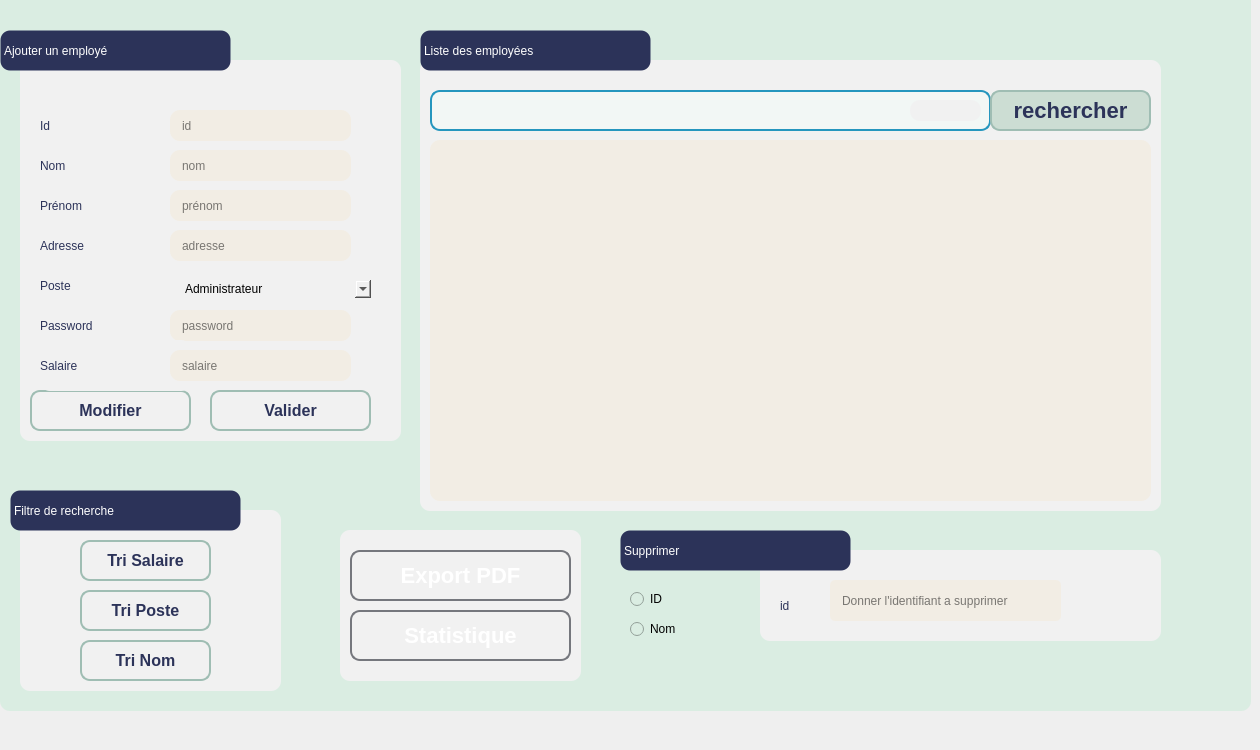
      <widget class="QWidget" name="emp">
       <attribute name="title">
        <string>Gestion Employees</string>
       </attribute>
       <widget class="QGroupBox" name="groupBox_2">
        <property name="geometry">
         <rect>
          <x>0</x>
          <y>-30</y>
          <width>1251</width>
          <height>741</height>
         </rect>
        </property>
        <property name="styleSheet">
         <string notr="true">background-color: rgb(218, 237, 226);
border-radius: 10px;
border: 5px ;
</string>
        </property>
        <property name="title">
         <string/>
        </property>
        <widget class="Line" name="line_filtreRechercheMobilite">
         <property name="geometry">
          <rect>
           <x>40</x>
           <y>400</y>
           <width>401</width>
           <height>20</height>
          </rect>
         </property>
         <property name="styleSheet">
          <string notr="true">background-color: rgb(218, 237, 226);</string>
         </property>
         <property name="orientation">
          <enum>Qt::Horizontal</enum>
         </property>
        </widget>
        <widget class="QGroupBox" name="groupBox_11">
         <property name="geometry">
          <rect>
           <x>20</x>
           <y>90</y>
           <width>381</width>
           <height>381</height>
          </rect>
         </property>
         <property name="styleSheet">
          <string notr="true">background-color: rgb(241, 241, 241);
border-radius: 10px black;
	border-radius: 10px  ;

</string>
         </property>
         <property name="title">
          <string/>
         </property>
         <widget class="QLabel" name="Empl_label_ID">
          <property name="geometry">
           <rect>
            <x>20</x>
            <y>50</y>
            <width>151</width>
            <height>31</height>
           </rect>
          </property>
          <property name="styleSheet">
           <string notr="true">
font:  75 16pt &quot;Times New Roman&quot;;
color: rgb(44, 51, 89);</string>
          </property>
          <property name="text">
           <string>Id</string>
          </property>
         </widget>
         <widget class="QLabel" name="Empl_labe_Nom">
          <property name="geometry">
           <rect>
            <x>20</x>
            <y>90</y>
            <width>161</width>
            <height>31</height>
           </rect>
          </property>
          <property name="styleSheet">
           <string notr="true">
font:  75 16pt &quot;Times New Roman&quot;;
color: rgb(44, 51, 89);</string>
          </property>
          <property name="text">
           <string>Nom</string>
          </property>
         </widget>
         <widget class="QLabel" name="Empl_label_Prenom">
          <property name="geometry">
           <rect>
            <x>20</x>
            <y>120</y>
            <width>161</width>
            <height>51</height>
           </rect>
          </property>
          <property name="styleSheet">
           <string notr="true">
font:  75 16pt &quot;Times New Roman&quot;;
color: rgb(44, 51, 89);</string>
          </property>
          <property name="text">
           <string>Prénom</string>
          </property>
         </widget>
         <widget class="QLabel" name="Empl_label_Adresse">
          <property name="geometry">
           <rect>
            <x>20</x>
            <y>160</y>
            <width>161</width>
            <height>51</height>
           </rect>
          </property>
          <property name="styleSheet">
           <string notr="true">
font:  75 16pt &quot;Times New Roman&quot;;
color: rgb(44, 51, 89);</string>
          </property>
          <property name="text">
           <string>Adresse</string>
          </property>
         </widget>
         <widget class="QLabel" name="Empl_label_Poste">
          <property name="geometry">
           <rect>
            <x>20</x>
            <y>200</y>
            <width>151</width>
            <height>51</height>
           </rect>
          </property>
          <property name="styleSheet">
           <string notr="true">
font:  75 16pt &quot;Times New Roman&quot;;
color: rgb(44, 51, 89);</string>
          </property>
          <property name="text">
           <string>Poste</string>
          </property>
         </widget>
         <widget class="QLineEdit" name="Empl_line_ID">
          <property name="geometry">
           <rect>
            <x>150</x>
            <y>50</y>
            <width>181</width>
            <height>31</height>
           </rect>
          </property>
          <property name="styleSheet">
           <string notr="true">QLineEdit{
	background-color: rgb(242, 237, 228);
    box-shadow: 2px 0.5px 5px 1px inset black;
    border-radius: 10px  ;
    width: 70%;
    padding-right: 10px;
    padding-left: 10px;
    text-align: left;
    color: #000;
    font-size:inherit;
    font-family: Arial, Helvetica, sans-serif;  
    font-weight:normal;
    font-variant:normal;
	border-color: rgb(146, 150, 149);
}
QLineEdit::hover{  color: black ;
background-color:orange;}
QLineEdit::focus{  color: black ;
background-color:white;}</string>
          </property>
          <property name="placeholderText">
           <string>id</string>
          </property>
         </widget>
         <widget class="QLineEdit" name="Empl_line_Nom">
          <property name="geometry">
           <rect>
            <x>150</x>
            <y>90</y>
            <width>181</width>
            <height>31</height>
           </rect>
          </property>
          <property name="styleSheet">
           <string notr="true">QLineEdit{
	background-color: rgb(242, 237, 228);
    box-shadow: 2px 0.5px 5px 1px inset black;
    border-radius: 10px;
    width: 70%;
    padding-right: 10px;
    padding-left: 10px;
    text-align: left;
    color: #000;
    font-size:inherit;
    font-family: Arial, Helvetica, sans-serif;  
    font-weight:normal;
    font-variant:normal;
}
QLineEdit::hover{  color: black ;
background-color:orange;}
QLineEdit::focus{  color: black ;
background-color:white;}</string>
          </property>
          <property name="placeholderText">
           <string>nom</string>
          </property>
         </widget>
         <widget class="QLineEdit" name="Empl_line_Prenom">
          <property name="geometry">
           <rect>
            <x>150</x>
            <y>130</y>
            <width>181</width>
            <height>31</height>
           </rect>
          </property>
          <property name="styleSheet">
           <string notr="true">QLineEdit{
	background-color: rgb(242, 237, 228);
    box-shadow: 2px 0.5px 5px 1px inset black;
    border-radius: 10px;
    width: 70%;
    padding-right: 10px;
    padding-left: 10px;
    text-align: left;
    color: #000;
    font-size:inherit;
    font-family: Arial, Helvetica, sans-serif;  
    font-weight:normal;
    font-variant:normal;
}
QLineEdit::hover{  color: black ;
background-color:orange;}
QLineEdit::focus{  color: black ;
background-color:white;}</string>
          </property>
          <property name="placeholderText">
           <string>prénom</string>
          </property>
         </widget>
         <widget class="QLineEdit" name="Empl_line_Adresse">
          <property name="geometry">
           <rect>
            <x>150</x>
            <y>170</y>
            <width>181</width>
            <height>31</height>
           </rect>
          </property>
          <property name="styleSheet">
           <string notr="true">QLineEdit{
	background-color: rgb(242, 237, 228);
    box-shadow: 2px 0.5px 5px 1px inset black;
    border-radius: 10px;
    width: 70%;
    padding-right: 10px;
    padding-left: 10px;
    text-align: left;
    color: #000;
    font-size:inherit;
    font-family: Arial, Helvetica, sans-serif;  
    font-weight:normal;
    font-variant:normal;
}
QLineEdit::hover{  color: black ;
background-color:orange;}
QLineEdit::focus{  color: black ;
background-color:white;}</string>
          </property>
          <property name="placeholderText">
           <string>adresse</string>
          </property>
         </widget>
         <widget class="QPushButton" name="Empl_push_Modifier_2">
          <property name="geometry">
           <rect>
            <x>10</x>
            <y>330</y>
            <width>161</width>
            <height>41</height>
           </rect>
          </property>
          <property name="styleSheet">
           <string notr="true">/*-----QPushButton-----*/
QPushButton
{
	background-color: qlineargradient(spread:pad, x1:0, y1:0.511, x2:1, y2:0.511, stop:0 
#92bf91
,stop:0.995192 rgba(0,0,0,0));



	color: rgb(44, 51, 89);
	font-size: 16px;
	font-weight: bold;
	border: 2px solid #9fbdb3;
	border-radius:10px;
	padding: 5px;

}

QPushButton::hover
{
background-color: qlineargradient(spread:pad, x1:0, y1:0.511, x2:1, y2:0.511, stop:0 rgba(0, 180, 150, 220),stop:1 rgba(50, 220, 200, 220));

	color: #2C3359; 
}
QPushButton::pressed
{background-color: qlineargradient(stop:0 rgba(0, 207, 179, 255),stop:1 rgba(70, 255, 230, 255));

	color: #2C3359; 

}</string>
          </property>
          <property name="text">
           <string>Modifier</string>
          </property>
          <property name="icon">
           <iconset resource="images.qrc">
            <normaloff>:/edit-2.svg</normaloff>:/edit-2.svg</iconset>
          </property>
         </widget>
         <widget class="QPushButton" name="Empl_push_Ajouter">
          <property name="geometry">
           <rect>
            <x>190</x>
            <y>330</y>
            <width>161</width>
            <height>41</height>
           </rect>
          </property>
          <property name="styleSheet">
           <string notr="true">/*-----QPushButton-----*/
QPushButton
{
	background-color: qlineargradient(spread:pad, x1:0, y1:0.511, x2:1, y2:0.511, stop:0 
#92bf91
,stop:0.995192 rgba(0,0,0,0));



	color: rgb(44, 51, 89);
	font-size: 16px;
	font-weight: bold;
	border: 2px solid #9fbdb3;
	border-radius:10px;
	padding: 5px;

}

QPushButton::hover
{
background-color: qlineargradient(spread:pad, x1:0, y1:0.511, x2:1, y2:0.511, stop:0 rgba(0, 180, 150, 220),stop:1 rgba(50, 220, 200, 220));

	color: #2C3359; 
}
QPushButton::pressed
{background-color: qlineargradient(stop:0 rgba(0, 207, 179, 255),stop:1 rgba(70, 255, 230, 255));

	color: #2C3359; 

}</string>
          </property>
          <property name="text">
           <string>Valider</string>
          </property>
          <property name="icon">
           <iconset resource="images.qrc">
            <normaloff>:/plus.svg</normaloff>:/plus.svg</iconset>
          </property>
         </widget>
         <widget class="QLabel" name="label_40">
          <property name="geometry">
           <rect>
            <x>20</x>
            <y>240</y>
            <width>151</width>
            <height>51</height>
           </rect>
          </property>
          <property name="styleSheet">
           <string notr="true">
font:  75 16pt &quot;Times New Roman&quot;;
color: rgb(44, 51, 89);</string>
          </property>
          <property name="text">
           <string>Password</string>
          </property>
         </widget>
         <widget class="QLineEdit" name="Empl_line_MDP">
          <property name="geometry">
           <rect>
            <x>150</x>
            <y>250</y>
            <width>181</width>
            <height>31</height>
           </rect>
          </property>
          <property name="styleSheet">
           <string notr="true">QLineEdit{
	background-color: rgb(242, 237, 228);
    box-shadow: 2px 0.5px 5px 1px inset black;
    border-radius: 10px;
    width: 70%;
    padding-right: 10px;
    padding-left: 10px;
    text-align: left;
    color: #000;
    font-size:inherit;
    font-family: Arial, Helvetica, sans-serif;  
    font-weight:normal;
    font-variant:normal;
}
QLineEdit::hover{  color: black ;
background-color:orange;}
QLineEdit::focus{  color: black ;
background-color:white;}


</string>
          </property>
          <property name="placeholderText">
           <string>password</string>
          </property>
         </widget>
         <widget class="QComboBox" name="Empl_combo_Poste">
          <property name="geometry">
           <rect>
            <x>160</x>
            <y>220</y>
            <width>191</width>
            <height>18</height>
           </rect>
          </property>
          <property name="styleSheet">
           <string notr="true">QLineEdit{
	background-color: rgb(242, 237, 228);
    box-shadow: 2px 0.5px 5px 1px inset black;
    border-radius: 10px;
    width: 70%;
    padding-right: 10px;
    padding-left: 10px;
    text-align: left;
    color: #000;
    font-size:inherit;
    font-family: Arial, Helvetica, sans-serif;  
    font-weight:normal;
    font-variant:normal;
}
QLineEdit::hover{  color: black ;
background-color:orange;}
QLineEdit::focus{  color: black ;
background-color:white;}</string>
          </property>
          <item>
           <property name="text">
            <string>Administrateur</string>
           </property>
          </item>
          <item>
           <property name="text">
            <string>Employees</string>
           </property>
          </item>
          <item>
           <property name="text">
            <string>Vehicules</string>
           </property>
          </item>
          <item>
           <property name="text">
            <string>Visits</string>
           </property>
          </item>
          <item>
           <property name="text">
            <string>Reservations</string>
           </property>
          </item>
          <item>
           <property name="text">
            <string>Pistes</string>
           </property>
          </item>
          <item>
           <property name="text">
            <string>Equipements</string>
           </property>
          </item>
         </widget>
         <widget class="QLabel" name="Empl_label_Salaire">
          <property name="geometry">
           <rect>
            <x>20</x>
            <y>280</y>
            <width>151</width>
            <height>51</height>
           </rect>
          </property>
          <property name="styleSheet">
           <string notr="true">
font:  75 16pt &quot;Times New Roman&quot;;
color: rgb(44, 51, 89);</string>
          </property>
          <property name="text">
           <string>Salaire</string>
          </property>
         </widget>
         <widget class="QLineEdit" name="Empl_line_Salaire">
          <property name="geometry">
           <rect>
            <x>150</x>
            <y>290</y>
            <width>181</width>
            <height>31</height>
           </rect>
          </property>
          <property name="styleSheet">
           <string notr="true">QLineEdit{
	background-color: rgb(242, 237, 228);
    box-shadow: 2px 0.5px 5px 1px inset black;
    border-radius: 10px;
    width: 70%;
    padding-right: 10px;
    padding-left: 10px;
    text-align: left;
    color: #000;
    font-size:inherit;
    font-family: Arial, Helvetica, sans-serif;  
    font-weight:normal;
    font-variant:normal;
}
QLineEdit::hover{  color: black ;
background-color:orange;}
QLineEdit::focus{  color: black ;
background-color:white;}


</string>
          </property>
          <property name="placeholderText">
           <string>salaire</string>
          </property>
         </widget>
        </widget>
        <widget class="QLabel" name="label_46">
         <property name="geometry">
          <rect>
           <x>620</x>
           <y>560</y>
           <width>231</width>
           <height>41</height>
          </rect>
         </property>
         <property name="styleSheet">
          <string notr="true">QLabel{
    border: 1px solid transparent ;	
	color: rgb(255, 255, 255);
	font: 75 16pt &quot;Times New Roman&quot;;
	background-color: rgb(44, 51, 89);
	border-radius: 10px  ;
}</string>
         </property>
         <property name="text">
          <string>Supprimer</string>
         </property>
        </widget>
        <widget class="QGroupBox" name="groupBox">
         <property name="geometry">
          <rect>
           <x>420</x>
           <y>90</y>
           <width>741</width>
           <height>451</height>
          </rect>
         </property>
         <property name="styleSheet">
          <string notr="true">background-color: rgb(241, 241, 241);
border-radius: 10px black;
	border-radius: 10px  ;

</string>
         </property>
         <property name="title">
          <string/>
         </property>
         <widget class="QTableView" name="tableView">
          <property name="geometry">
           <rect>
            <x>10</x>
            <y>80</y>
            <width>721</width>
            <height>361</height>
           </rect>
          </property>
          <property name="styleSheet">
           <string notr="true">background-color: rgb(242, 237, 228);
</string>
          </property>
         </widget>
         <widget class="QLineEdit" name="Empl_line_Recherche">
          <property name="geometry">
           <rect>
            <x>10</x>
            <y>30</y>
            <width>561</width>
            <height>41</height>
           </rect>
          </property>
          <property name="styleSheet">
           <string notr="true">QLineEdit
{
background-color: rgb(242, 247, 245);
border-radius: 10px;
border: 2px solid #2596be


}
</string>
          </property>
         </widget>
         <widget class="QPushButton" name="pb_rechercher">
          <property name="geometry">
           <rect>
            <x>570</x>
            <y>30</y>
            <width>161</width>
            <height>41</height>
           </rect>
          </property>
          <property name="styleSheet">
           <string notr="true">QPushButton
{
	background-color: rgb(204, 221, 211);
	color: rgb(44, 51, 89);
	font-size: 22px;
	font-weight: bold;
	border: 2px solid #9fbdb3;
	border-radius:10px;
	padding: 5px;
}

</string>
          </property>
          <property name="text">
           <string>rechercher</string>
          </property>
         </widget>
         <widget class="QLabel" name="Empl_label_Recherche">
          <property name="geometry">
           <rect>
            <x>490</x>
            <y>40</y>
            <width>71</width>
            <height>21</height>
           </rect>
          </property>
          <property name="styleSheet">
           <string notr="true">font:  75 16pt &quot;Times New Roman&quot;;
image: url(:/search.svg);
color: rgb(44, 51, 89);</string>
          </property>
          <property name="text">
           <string/>
          </property>
         </widget>
        </widget>
        <widget class="QLabel" name="label_45">
         <property name="geometry">
          <rect>
           <x>0</x>
           <y>60</y>
           <width>231</width>
           <height>41</height>
          </rect>
         </property>
         <property name="styleSheet">
          <string notr="true">QLabel{
    border: 1px solid transparent ;	
	color: rgb(255, 255, 255);
	font: 75 16pt &quot;Times New Roman&quot;;
	background-color: rgb(44, 51, 89);
	border-radius: 10px  ;
}</string>
         </property>
         <property name="text">
          <string>Ajouter un employé</string>
         </property>
        </widget>
        <widget class="QLabel" name="label_47">
         <property name="geometry">
          <rect>
           <x>420</x>
           <y>60</y>
           <width>231</width>
           <height>41</height>
          </rect>
         </property>
         <property name="styleSheet">
          <string notr="true">QLabel{
    border: 1px solid transparent ;	
	color: rgb(255, 255, 255);
	font: 75 16pt &quot;Times New Roman&quot;;
	background-color: rgb(44, 51, 89);
	border-radius: 10px  ;
}</string>
         </property>
         <property name="text">
          <string>Liste des employées</string>
         </property>
        </widget>
        <widget class="QGroupBox" name="groupBox_3">
         <property name="geometry">
          <rect>
           <x>760</x>
           <y>580</y>
           <width>401</width>
           <height>91</height>
          </rect>
         </property>
         <property name="styleSheet">
          <string notr="true">background-color: rgb(241, 241, 241);
border-radius: 10px black;
	border-radius: 10px  ;

</string>
         </property>
         <property name="title">
          <string/>
         </property>
         <widget class="QLineEdit" name="id_supp">
          <property name="geometry">
           <rect>
            <x>70</x>
            <y>30</y>
            <width>231</width>
            <height>41</height>
           </rect>
          </property>
          <property name="styleSheet">
           <string notr="true">QLineEdit{
	background-color: rgb(242, 237, 228);
    box-shadow: 2px 0.5px 5px 1px inset black;
    border-radius: 5px;
    width: 70%;
    padding-right: 10px;
    padding-left: 10px;
    text-align: left;
    color: #000;
    font-size:inherit;
    font-family: Arial, Helvetica, sans-serif;  
    font-weight:normal;
    font-variant:normal;
}
QLineEdit::hover{  color: black ;
background-color:orange;}
QLineEdit::focus{  color: black ;
background-color:white;}</string>
          </property>
          <property name="placeholderText">
           <string>Donner l'identifiant a supprimer</string>
          </property>
         </widget>
         <widget class="QPushButton" name="Empl_push_Supprimer">
          <property name="geometry">
           <rect>
            <x>320</x>
            <y>30</y>
            <width>51</width>
            <height>41</height>
           </rect>
          </property>
          <property name="styleSheet">
           <string notr="true">image: url(:/trash-2.svg);</string>
          </property>
          <property name="text">
           <string/>
          </property>
         </widget>
         <widget class="QLabel" name="label_7">
          <property name="geometry">
           <rect>
            <x>20</x>
            <y>40</y>
            <width>31</width>
            <height>31</height>
           </rect>
          </property>
          <property name="styleSheet">
           <string notr="true">font:  75 16pt &quot;Times New Roman&quot;;
color: rgb(44, 51, 89);</string>
          </property>
          <property name="text">
           <string>id</string>
          </property>
         </widget>
        </widget>
        <widget class="QGroupBox" name="groupBox_4">
         <property name="geometry">
          <rect>
           <x>20</x>
           <y>540</y>
           <width>261</width>
           <height>181</height>
          </rect>
         </property>
         <property name="styleSheet">
          <string notr="true">background-color: rgb(241, 241, 241);
border-radius: 10px black;
	border-radius: 10px  ;

</string>
         </property>
         <property name="title">
          <string/>
         </property>
         <widget class="QPushButton" name="Empl_push_TriSalire">
          <property name="geometry">
           <rect>
            <x>60</x>
            <y>30</y>
            <width>131</width>
            <height>41</height>
           </rect>
          </property>
          <property name="styleSheet">
           <string notr="true">/*-----QPushButton-----*/
QPushButton
{
	background-color: qlineargradient(spread:pad, x1:0, y1:0.511, x2:1, y2:0.511, stop:0 
#92bf91
,stop:0.995192 rgba(0,0,0,0));



	color: rgb(44, 51, 89);
	font-size: 16px;
	font-weight: bold;
	border: 2px solid #9fbdb3;
	border-radius:10px;
	padding: 5px;

}

QPushButton::hover
{
background-color: qlineargradient(spread:pad, x1:0, y1:0.511, x2:1, y2:0.511, stop:0 rgba(0, 180, 150, 220),stop:1 rgba(50, 220, 200, 220));

	color: #2C3359; 
}
QPushButton::pressed
{background-color: qlineargradient(stop:0 rgba(0, 207, 179, 255),stop:1 rgba(70, 255, 230, 255));

	color: #2C3359; 

}</string>
          </property>
          <property name="text">
           <string>Tri Salaire</string>
          </property>
         </widget>
         <widget class="QPushButton" name="Empl_push_TriPoste">
          <property name="geometry">
           <rect>
            <x>60</x>
            <y>80</y>
            <width>131</width>
            <height>41</height>
           </rect>
          </property>
          <property name="styleSheet">
           <string notr="true">/*-----QPushButton-----*/
QPushButton
{
	background-color: qlineargradient(spread:pad, x1:0, y1:0.511, x2:1, y2:0.511, stop:0 
#92bf91
,stop:0.995192 rgba(0,0,0,0));



	color: rgb(44, 51, 89);
	font-size: 16px;
	font-weight: bold;
	border: 2px solid #9fbdb3;
	border-radius:10px;
	padding: 5px;

}

QPushButton::hover
{
background-color: qlineargradient(spread:pad, x1:0, y1:0.511, x2:1, y2:0.511, stop:0 rgba(0, 180, 150, 220),stop:1 rgba(50, 220, 200, 220));

	color: #2C3359; 
}
QPushButton::pressed
{background-color: qlineargradient(stop:0 rgba(0, 207, 179, 255),stop:1 rgba(70, 255, 230, 255));

	color: #2C3359; 

}</string>
          </property>
          <property name="text">
           <string>Tri Poste</string>
          </property>
         </widget>
         <widget class="QPushButton" name="Empl_push_TriNom">
          <property name="geometry">
           <rect>
            <x>60</x>
            <y>130</y>
            <width>131</width>
            <height>41</height>
           </rect>
          </property>
          <property name="styleSheet">
           <string notr="true">/*-----QPushButton-----*/
QPushButton
{
	background-color: qlineargradient(spread:pad, x1:0, y1:0.511, x2:1, y2:0.511, stop:0 
#92bf91
,stop:0.995192 rgba(0,0,0,0));



	color: rgb(44, 51, 89);
	font-size: 16px;
	font-weight: bold;
	border: 2px solid #9fbdb3;
	border-radius:10px;
	padding: 5px;

}

QPushButton::hover
{
background-color: qlineargradient(spread:pad, x1:0, y1:0.511, x2:1, y2:0.511, stop:0 rgba(0, 180, 150, 220),stop:1 rgba(50, 220, 200, 220));

	color: #2C3359; 
}
QPushButton::pressed
{background-color: qlineargradient(stop:0 rgba(0, 207, 179, 255),stop:1 rgba(70, 255, 230, 255));

	color: #2C3359; 

}</string>
          </property>
          <property name="text">
           <string>Tri Nom</string>
          </property>
         </widget>
        </widget>
        <widget class="QLabel" name="label_48">
         <property name="geometry">
          <rect>
           <x>10</x>
           <y>520</y>
           <width>231</width>
           <height>41</height>
          </rect>
         </property>
         <property name="styleSheet">
          <string notr="true">QLabel{
    border: 1px solid transparent ;	
	color: rgb(255, 255, 255);
	font: 75 16pt &quot;Times New Roman&quot;;
	background-color: rgb(44, 51, 89);
	border-radius: 10px  ;
}</string>
         </property>
         <property name="text">
          <string>Filtre de recherche</string>
         </property>
        </widget>
        <widget class="QGroupBox" name="groupBox_5">
         <property name="geometry">
          <rect>
           <x>340</x>
           <y>560</y>
           <width>241</width>
           <height>151</height>
          </rect>
         </property>
         <property name="styleSheet">
          <string notr="true">background-color: rgb(241, 241, 241);
border-radius: 10px black;
	border-radius: 10px  ;

</string>
         </property>
         <property name="title">
          <string/>
         </property>
         <widget class="QPushButton" name="Empl_push_ExportPDF">
          <property name="geometry">
           <rect>
            <x>10</x>
            <y>20</y>
            <width>221</width>
            <height>51</height>
           </rect>
          </property>
          <property name="styleSheet">
           <string notr="true">/*-----QPushButton-----*/
QPushButton
{
	background-color: qlineargradient(spread:pad, x1:0, y1:0.511, x2:1, y2:0.511, stop:0 
#75777d
,stop:0.995192 rgba(0,0,0,0));



	color: #ffffff;
	font-size: 22px;
	font-weight: bold;
	border: 2px solid #75777d;
	border-radius:10px;
	padding: 5px;

}

QPushButton::hover
{
background-color: #b5b5ba;

	color: #2C3359; 
}
QPushButton::pressed
{background-color: qlineargradient(stop:0 rgba(0, 207, 179, 255),stop:1 rgba(70, 255, 230, 255));

	color: #75777d; 

}</string>
          </property>
          <property name="text">
           <string>Export PDF</string>
          </property>
         </widget>
         <widget class="QPushButton" name="Empl_push_Statistiques">
          <property name="geometry">
           <rect>
            <x>10</x>
            <y>80</y>
            <width>221</width>
            <height>51</height>
           </rect>
          </property>
          <property name="styleSheet">
           <string notr="true">/*-----QPushButton-----*/
QPushButton
{
	background-color: qlineargradient(spread:pad, x1:0, y1:0.511, x2:1, y2:0.511, stop:0 
#75777d
,stop:0.995192 rgba(0,0,0,0));



	color: #ffffff;
	font-size: 22px;
	font-weight: bold;
	border: 2px solid #75777d;
	border-radius:10px;
	padding: 5px;

}

QPushButton::hover
{
background-color: #b5b5ba;

	color: #2C3359; 
}
QPushButton::pressed
{background-color: qlineargradient(stop:0 rgba(0, 207, 179, 255),stop:1 rgba(70, 255, 230, 255));

	color: #75777d; 

}</string>
          </property>
          <property name="text">
           <string>Statistique</string>
          </property>
         </widget>
         <widget class="QLabel" name="label_8">
          <property name="geometry">
           <rect>
            <x>10</x>
            <y>30</y>
            <width>41</width>
            <height>31</height>
           </rect>
          </property>
          <property name="styleSheet">
           <string notr="true">image: url(:/file.png);
background-color:transparent;</string>
          </property>
          <property name="text">
           <string/>
          </property>
         </widget>
         <widget class="QLabel" name="label_9">
          <property name="geometry">
           <rect>
            <x>10</x>
            <y>90</y>
            <width>41</width>
            <height>31</height>
           </rect>
          </property>
          <property name="styleSheet">
           <string notr="true">image: url(:/chart.png);
background-color:transparent;</string>
          </property>
          <property name="text">
           <string/>
          </property>
         </widget>
        </widget>
        <widget class="QRadioButton" name="Empl_radio_ID">
         <property name="geometry">
          <rect>
           <x>630</x>
           <y>620</y>
           <width>51</width>
           <height>18</height>
          </rect>
         </property>
         <property name="text">
          <string>ID</string>
         </property>
        </widget>
        <widget class="QRadioButton" name="Empl_radio_Nom">
         <property name="geometry">
          <rect>
           <x>630</x>
           <y>650</y>
           <width>51</width>
           <height>18</height>
          </rect>
         </property>
         <property name="text">
          <string>Nom</string>
         </property>
        </widget>
        <widget class="QLabel" name="Empl_label_TInfo">
         <property name="geometry">
          <rect>
           <x>790</x>
           <y>680</y>
           <width>321</width>
           <height>31</height>
          </rect>
         </property>
         <property name="font">
          <font>
           <italic>true</italic>
          </font>
         </property>
         <property name="text">
          <string/>
         </property>
         <property name="alignment">
          <set>Qt::AlignCenter</set>
         </property>
        </widget>
        <zorder>line_filtreRechercheMobilite</zorder>
        <zorder>groupBox_11</zorder>
        <zorder>groupBox</zorder>
        <zorder>label_45</zorder>
        <zorder>label_47</zorder>
        <zorder>groupBox_3</zorder>
        <zorder>label_46</zorder>
        <zorder>groupBox_4</zorder>
        <zorder>label_48</zorder>
        <zorder>groupBox_5</zorder>
        <zorder>Empl_radio_ID</zorder>
        <zorder>Empl_radio_Nom</zorder>
        <zorder>Empl_label_TInfo</zorder>
       </widget>
      </widget>
